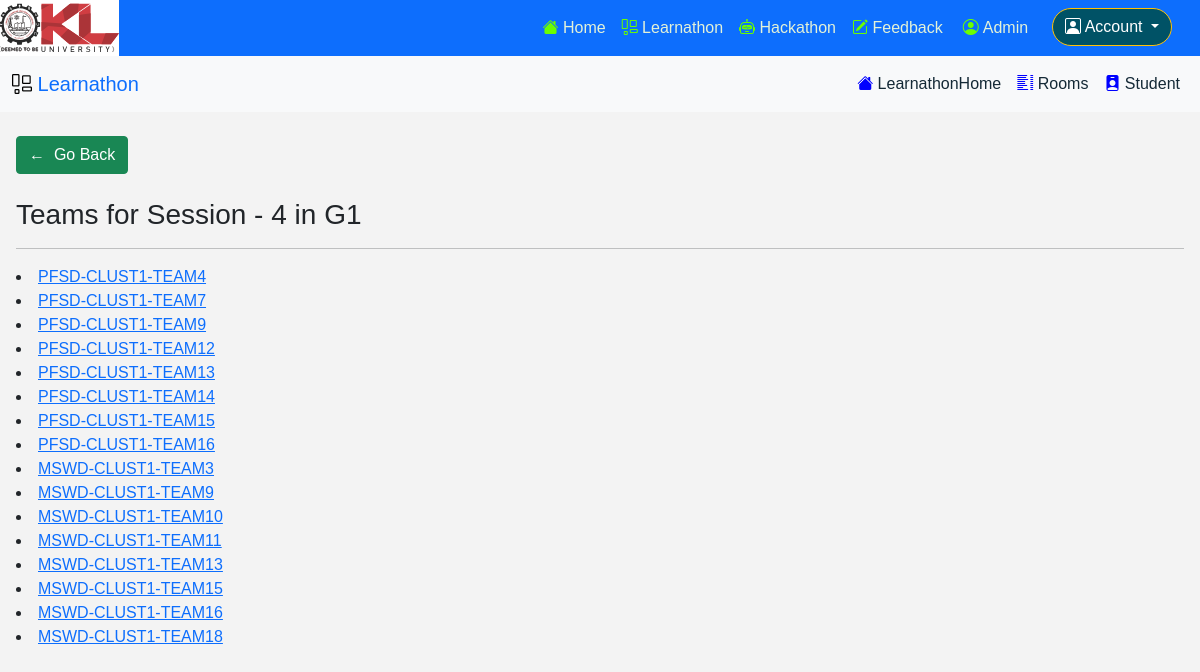
Page /learnathon/rooms/review/4/G1 (signed in) on the committed database.
### pages/models.py (models this page shows, shortened)
class Team(models.Model):
    name = models.CharField(max_length=1024)
    cluster = models.IntegerField(default=1, blank=True)
    business_system = models.ForeignKey(to=BusinessSystem, db_column='bs_name', on_delete=models.CASCADE, null=True)
    course = models.CharField(max_length=4)
    number = models.IntegerField()

### learnathon/views.py (the view)
# urls.py: path('rooms/review/<int:review_no>/<str:room_no>', review_score_post, name='learnathon_review_score_post'),
def review_score_post(request, review_no, room_no):
    if not request.user.is_authenticated:
        return redirect('login')
    room = Room.objects.get(number=room_no)
    review = Review.objects.get(number=review_no)
    if not review.scoring_open:
        return redirect('learnathon_review_page', room_no=room_no)
    trrs = TeamReviewRoom.objects.filter(room=room, review=review).first()
    context = {'review_no': review_no, 'room_no': room_no}
    if trrs:
        context['teams'] = TeamReviewRoom.get_teams_with_review_room(review, room)
    else:
        context['teams'] = []
    return render(request, 'learnathon/review_post_score.html', context=context)

### learnathon/templatetags/has_group.py (called while the page is built)
@register.filter(name='has_group')
def has_group(user, group_name):
    return user.groups.filter(name=group_name).exists()

### pages/models.py (called while the page is built)
    def get_teams_with_review_room(review, room):
        trrs = TeamReviewRoom.objects.filter(review=review, room=room)
        teams = []
        it = trrs.iterator()
        for i in it:
            teams.append(i.team)
        return teams

### learnathon/templates/learnathon/review_post_score.html (shortened to what this page needs)
{% extends 'learnathon/base.html' %}
{% block content %}
<div class="mx-3">
    <div class="my-4">
    <a class="btn btn-success" href="{% url 'learnathon_review_page' room_no=room_no %}">&larr;&nbsp;&nbsp;Go Back</a>
    </div>
<h3>Teams for Session - {{review_no}} in {{room_no}}</h3>
<hr />
{% if teams %}
{% for team in teams %}
<li><a href="{% url 'learnathon_review_score_post_form' review_no=review_no team_no=team.name %}">{{team.name}}</a></li>
{% endfor %}
{% else %}
<p>No teams are allocated to this room in this slot :-)</p>
{% endif %}
</div>
{% endblock content %}

### static/css/main.css (style rules this page uses)
* { margin: 0; padding: 0; box-sizing: border-box; font-family: 'Montserrat', sans-serif; }
body { background: #f3f3f3; }

### rows in the picture
Team: name "PFSD-CLUST1-TEAM4"
Team: name "PFSD-CLUST1-TEAM7"
Team: name "PFSD-CLUST1-TEAM9"
Team: name "PFSD-CLUST1-TEAM12"
Team: name "PFSD-CLUST1-TEAM13"
Team: name "PFSD-CLUST1-TEAM14"
Team: name "PFSD-CLUST1-TEAM15"
Team: name "PFSD-CLUST1-TEAM16"
Team: name "MSWD-CLUST1-TEAM3"
Team: name "MSWD-CLUST1-TEAM9"
Team: name "MSWD-CLUST1-TEAM10"
Team: name "MSWD-CLUST1-TEAM11"
Team: name "MSWD-CLUST1-TEAM13"
Team: name "MSWD-CLUST1-TEAM15"
Team: name "MSWD-CLUST1-TEAM16"
Team: name "MSWD-CLUST1-TEAM18"

### other values in the picture
{{ review_no }} "4"
{{ room_no }} "G1"
